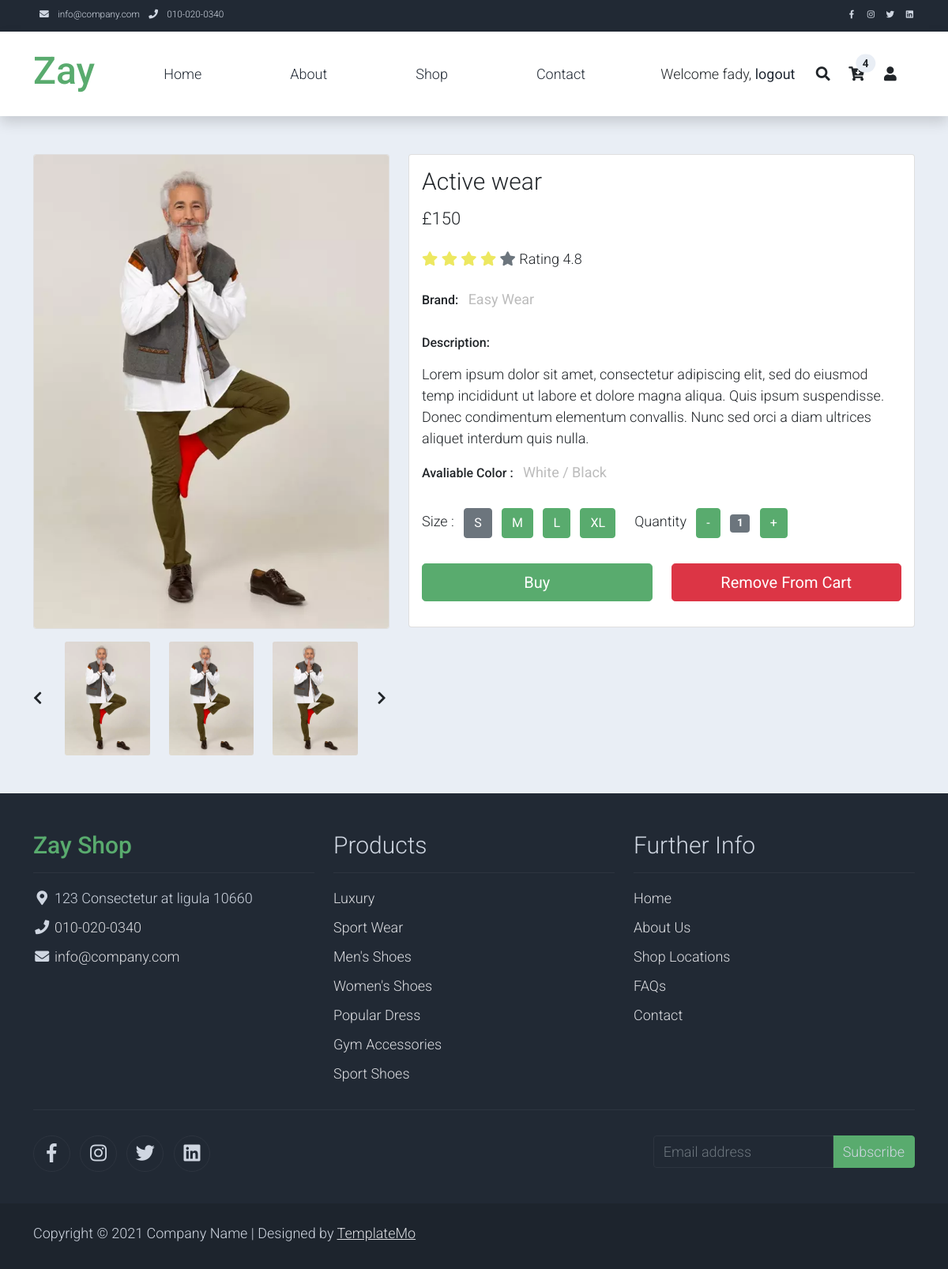
The page /item/5 (signed in) on the database its author committed.
### authentication/models.py (models this page shows)
class UserProfile(models.Model):
    user = models.OneToOneField(User, related_name='user', on_delete=models.CASCADE)
    avatar = models.ImageField(upload_to="profiles", default="profiles/default.png")
    items_in_cart = models.IntegerField(default=0)

### store/models.py (models this page shows, shortened)
class Product(models.Model):
    name = models.CharField(max_length=250)
    brand = models.CharField(max_length=450)
    colors = models.CharField(max_length=450)
    description = models.TextField(blank=True)
    price = models.IntegerField()
    genders = models.CharField(max_length=6, choices=GENDER_CHOICES, blank=False)
    photo_main = models.ImageField(upload_to='photos/%Y/%m/%d/')
    photo_webp = models.ImageField(upload_to='photos/%Y/%m/%d/')
    photo_1 = models.ImageField(upload_to='photos/%Y/%m/%d/', blank=True)
    photo_2 = models.ImageField(upload_to='photos/%Y/%m/%d/', blank=True)
    photo_3 = models.ImageField(upload_to='photos/%Y/%m/%d/', blank=True)
    photo_4 = models.ImageField(upload_to='photos/%Y/%m/%d/', blank=True)
    photo_5 = models.ImageField(upload_to='photos/%Y/%m/%d/', blank=True)
    photo_6 = models.ImageField(upload_to='photos/%Y/%m/%d/', blank=True)
    S = models.BooleanField(default=True)
    M = models.BooleanField(default=True)
    L = models.BooleanField(default=True)
    XL = models.BooleanField(default=True)
    list_date = models.DateTimeField(default=datetime.now, blank=True)

### cart/models.py (models this page shows)
class Item(models.Model):
    product = models.ForeignKey(Product, on_delete=models.CASCADE)
    user = models.ForeignKey(User, on_delete=models.CASCADE)
    quantity = models.IntegerField()
    size = models.CharField(max_length=2)

### store/views.py (the view)
# urls.py: path('item/<int:productid>', views.item, name='item'),
def item(request, productid):
    product = get_object_or_404(Product, pk=productid)
    isInCart = False
    if request.user.is_authenticated:
        user = User.objects.get(pk=request.user.id)
        if Item.objects.filter(product=product, user=user).exists():
            isInCart = True
            item = get_object_or_404(Item, product=product, user=user)
            return render(request, 'item.html', {'product': product, 'inCart': isInCart, "item":item})
    return render(request, 'item.html', {'product': product, 'inCart': isInCart})

### templates/item.html (shortened to what this page needs)
{% extends 'base.html' %}
{% load static %}
{% load humanize %}
{% block content %}
<div class="bg-light">
    <div class="container pb-5">
        <div class="row">
            <div class="col-lg-5 mt-5">
                <div class="card mb-3">
                    <picture>
                        <source srcset="{{ product.photo_webp.url }}" type="image/webp">
                        <img class="card-img img-fluid" src="{{ product.photo_main.url }}" alt="product picture">
                    </picture>
                </div>
                <div class="row">
                    <div class="col-1 align-self-center">
                        <a href="#multi-item-example" role="button" data-bs-slide="prev">
                            <i class="text-dark fas fa-chevron-left"></i>
                        </a>
                    </div>
                    <div id="multi-item-example" class="col-10 carousel slide carousel-multi-item" data-bs-ride="carousel">
                        <div class="carousel-inner product-links-wap" role="listbox">
                        {% if product.photo_1 %}
                            <div class="carousel-item active">
                                <div class="row">
                                    <div class="col-4">
                                        <a href="#">
                                            <img class="card-img img-fluid" src="{{ product.photo_1.url }}" alt="Product Image 1">
                                        </a>
                                    </div>
                                    {% if product.photo_2 %}
                                    <div class="col-4">
                                        <a href="#">
                                            <img class="card-img img-fluid" src="{{ product.photo_2.url }}" alt="Product Image 2">
                                        </a>
                                    </div>
                                    {% endif %}
                                    {% if product.photo_3 %}
                                    <div class="col-4">
                                        <a href="#">
                                            <img class="card-img img-fluid" src="{{ product.photo_3.url }}" alt="Product Image 3">
                                        </a>
                                    </div>
                                    {% endif %}
                                </div>
                            </div>
                            {% endif %}
                        </div>
                    </div>
                    <div class="col-1 align-self-center">
                        <a href="#multi-item-example" role="button" data-bs-slide="next">
                            <i class="text-dark fas fa-chevron-right"></i>
                        </a>
                    </div>
                </div>
            </div>
            <div class="col-lg-7 mt-5">
                <div class="card">
                    <div class="card-body">
                        <h1 class="h2">{{ product.name }}</h1>
                        <p class="h3 py-2">£{{ product.price|intcomma }}</p>
                        <p class="py-2">
                            <i class="fa fa-star text-warning"></i>
                            <i class="fa fa-star text-warning"></i>
                            <i class="fa fa-star text-warning"></i>
                            <i class="fa fa-star text-warning"></i>
                            <i class="fa fa-star text-secondary"></i>
                            <span class="list-inline-item text-dark">Rating 4.8</span>
                        </p>
                        <ul class="list-inline">
                            <li class="list-inline-item">
                                <h6>Brand:</h6>
                            </li>
                            <li class="list-inline-item">
                                <p class="text-muted"><strong>{{ product.brand }}</strong></p>
                            </li>
                        </ul>
                        <h6>Description:</h6>
                        <p>{{ product.description|escape|linebreaks }}</p>
                        <ul class="list-inline">
                            <li class="list-inline-item">
                                <h6>Avaliable Color :</h6>
                            </li>
                            <li class="list-inline-item">
                                <p class="text-muted"><strong>{{ product.colors }}</strong></p>
                            </li>
                        </ul>
                        <form id="item-form">
                            <div class="row">
                                <div class="col-auto">
                                    <ul class="list-inline pb-3">
                                        <li class="list-inline-item">Size :
                                        </li>
                                        <li class="list-inline-item"><span hx-get="{% url 'change-size' size='S' %}?id={{ product.id }}" hx-swap="none" class="btn {% if item.size == 'S' %}btn-secondary{% else %} btn-success {% endif %} btn-size">S</span></li>
                                        <li class="list-inline-item"><span hx-get="{% url 'change-size' size='M' %}?id={{ product.id }}" hx-swap="none" class="btn {% if item.size == 'M' %}btn-secondary{% else %} btn-success {% endif %} btn-size">M</span></li>
                                        <li class="list-inline-item"><span hx-get="{% url 'change-size' size='L' %}?id={{ product.id }}" hx-swap="none" class="btn {% if item.size == 'L' %}btn-secondary{% else %} btn-success {% endif %} btn-size">L</span></li>
                                        <li class="list-inline-item"><span hx-get="{% url 'change-size' size='XL' %}?id={{ product.id }}" hx-swap="none" class="btn {% if item.size == 'XL' %}btn-secondary{% else %} btn-success {% endif %} btn-size">XL</span></li>
                                    </ul>
                                </div>
                                <div class="col-auto">
                                    <ul class="list-inline pb-3">
                                        <li class="list-inline-item text-right">
                                            Quantity
                                        </li>
                                        <li class="list-inline-item"><span class="btn btn-success" id="btn-minus" hx-get="{% url 'decrease' %}?id={{product.id}}" hx-swap="none">-</span></li>
                                        <li class="list-inline-item"><span class="badge bg-secondary" id="var-value">{% if item.quantity %}{{item.quantity}}{% else %}1{% endif %}</span></li>
                                        <li class="list-inline-item"><span class="btn btn-success" id="btn-plus" hx-get="{% url 'increase' %}?id={{product.id}}" hx-swap="none">+</span></li>
                                    </ul>
                                </div>
                            </div>
                            <div class="row pb-3">
                                <div class="col d-grid">
                                    <button type="button" class="btn btn-success btn-lg" name="submit" value="buy">Buy</button>
                                </div>
                                <div class="col d-grid">
                                    {% if user.is_authenticated %}
                                        {% if inCart %}
                                        <button type="button" id="cart-btn" class="btn btn-danger btn-lg" name="cart-btn" value="2">Remove From Cart</button>
                                        {% else %}
                                        <button type="button" id="cart-btn" class="btn btn-success btn-lg" name="cart-btn" value="1">Add To Cart</button>
                                        {% endif %}
                                    {% else %}
                                    <a href="{% url 'login' %}"><button id="cart-btn" type="button" class="btn btn-success btn-lg" name="cart-btn" value="1">Login To Add To Cart</button></a>
                                    {% endif %}
                                </div>
                            </div>
                        </form>
                    </div>
                </div>
            </div>
        </div>
    </div>
</div>
{% endblock %}

### templates/_partials/_navbar.html (shortened to what this page needs)
<nav class="navbar navbar-expand-lg bg-dark navbar-light d-none d-lg-block" id="templatemo_nav_top">
    <div class="container text-light">
        <div class="w-100 d-flex justify-content-between">
            <div>
                <i class="fa fa-envelope mx-2"></i>
                <a class="navbar-sm-brand text-light text-decoration-none" href="mailto:info@company.com">info@company.com</a>
                <i class="fa fa-phone mx-2"></i>
                <a class="navbar-sm-brand text-light text-decoration-none" href="tel:010-020-0340">010-020-0340</a>
            </div>
            <div>
                <a class="text-light" href="https://fb.com/templatemo" target="_blank" rel="sponsored"><i class="fab fa-facebook-f fa-sm fa-fw me-2"></i></a>
                <a class="text-light" href="https://www.instagram.com/" target="_blank"><i class="fab fa-instagram fa-sm fa-fw me-2"></i></a>
                <a class="text-light" href="https://twitter.com/" target="_blank"><i class="fab fa-twitter fa-sm fa-fw me-2"></i></a>
                <a class="text-light" href="https://www.linkedin.com/" target="_blank"><i class="fab fa-linkedin fa-sm fa-fw"></i></a>
            </div>
        </div>
    </div>
</nav>
<nav class="navbar navbar-expand-lg navbar-light shadow">
    <div class="container d-flex justify-content-between align-items-center">
        <a class="navbar-brand text-success logo h1 align-self-center" href="{% url 'index' %}">
            Zay
        </a>
        <div class="align-self-center collapse navbar-collapse flex-fill  d-lg-flex justify-content-lg-between" id="templatemo_main_nav">
            <div class="flex-fill">
                <ul class="nav navbar-nav d-flex justify-content-between mx-lg-auto">
                    <li class="nav-item">
                        <a class="nav-link" href="{% url 'index' %}">Home</a>
                    </li>
                    <li class="nav-item">
                        <a class="nav-link" href="{% url 'about' %}">About</a>
                    </li>
                    <li class="nav-item">
                        <a class="nav-link" href="{% url 'shop' %}">Shop</a>
                    </li>
                    <li class="nav-item">
                        <a class="nav-link" href="{% url 'contact' %}">Contact</a>
                    </li>
                </ul>
            </div>
            <div class="navbar align-self-center d-flex">
                {% if user.is_authenticated %}
                <span class="m-4">Welcome {{ user.username }},<a class="text-decoration-none" href="{% url 'logout' %}"> <strong>logout</strong></a></span>
                {% else %}
                <span class="m-4"><a class="text-decoration-none" href="{% url 'login' %}"> Login</a></span>
                {% endif %}
                <a class="nav-icon d-none d-lg-inline" href="#" data-bs-toggle="modal" data-bs-target="#templatemo_search">
                    <i class="fa fa-fw fa-search text-dark mr-2"></i>
                </a>
                <a class="nav-icon position-relative text-decoration-none" href="{% url 'cart' %}">
                    <i class="fa fa-fw fa-cart-arrow-down text-dark mr-1"></i>
                    <span class="position-absolute top-0 left-100 translate-middle badge rounded-pill bg-light text-dark" id="items-inc-cart">{% if user.is_authenticated%} {{user.user.items_in_cart}} {% endif %}</span>
                </a>
                <a class="nav-icon position-relative text-decoration-none" href="{% url 'profile' %}">
                    <i class="fa fa-fw fa-user text-dark mr-3"></i>
                </a>
            </div>
        </div>
    </div>
</nav>

### rows shown on the page
Product: photo_1 (picture), photo_2 (picture), photo_3 (picture), name "Active wear", price "150", brand "Easy Wear", description "Lorem ipsum dolor sit amet, consectetur adipiscing elit, sed do eiusmod temp incididunt ut labore et dolore magna aliqua. Quis ipsum suspendisse. Donec condimentum elementum convallis. Nunc sed orci a diam ultrices aliquet interdum quis nulla.", colors "White / Black"
Item: quantity "1"

### other values the page prints
{{ user.username }} "fady"
{{ user.user.items_in_cart }} "4"
